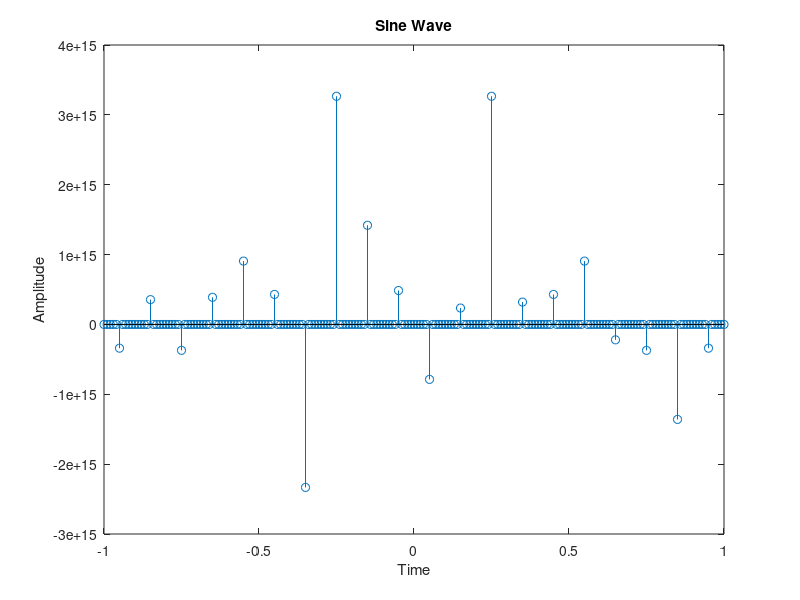

This chart was generated by the following MATLAB code:
a=1;
f=5;
fs=100;
n=-1:1/fs:1;
x=a*sec(2*pi*f*n);
stem(n,x);
title("Sine Wave");
xlabel("Time");
ylabel("Amplitude");
